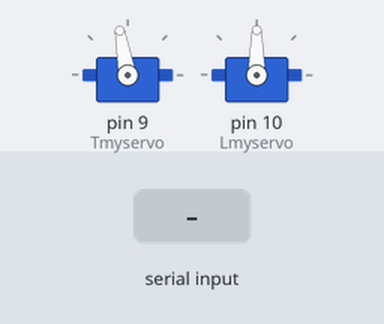
Simulated run of this sketch. Board: Arduino Uno, built with avr-gcc and run on an emulated ATmega328P. Shown: 2 × servo. Inputs (shaded band) come from the test bench.

Above: at 1.2 s.
1.3 s: "L90\n" received over Serial
At 2.1 s:
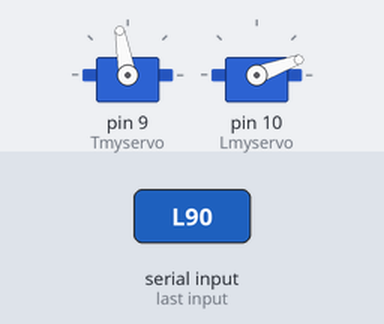
2.8 s: "L,45\n" received over Serial
At 3.3 s:
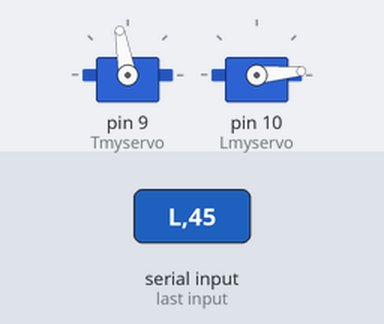
4.3 s: "T90\n" received over Serial
At 5.5 s:
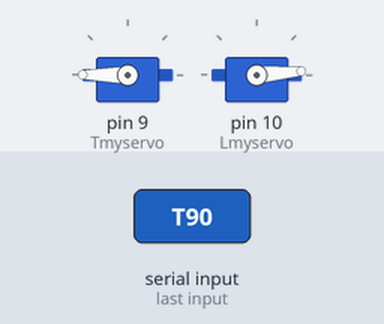
5.8 s: "T,45\n" received over Serial
At 6.8 s:
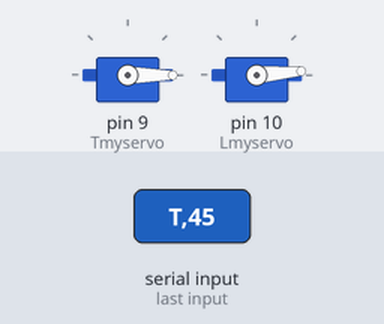
7.3 s: "L90\n" received over Serial
At 7.8 s:
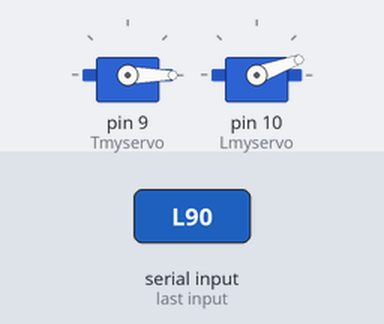
8.8 s: "L" received over Serial
At 9.8 s:
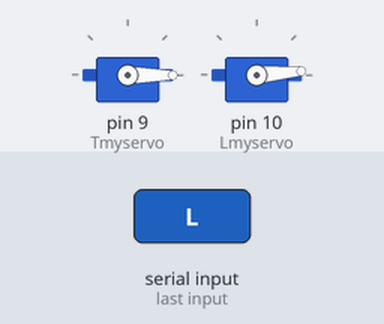
Timing chart, 0 to 11.3 s (numbered marks = the images above; inputs shaded):
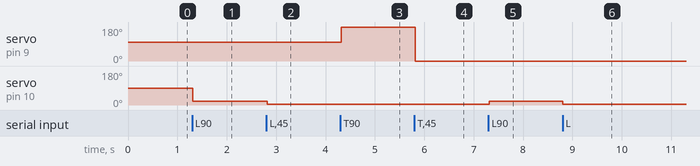

Measured:
- after the input at 1.3 s, servo on pin 10 (Lmyservo): 90° → 20° at once
- after the input at 2.8 s, servo on pin 10 (Lmyservo): 20° → 5° at once
- after the input at 4.3 s, servo on pin 9 (Tmyservo): 100° → 180° at once
- after the input at 5.8 s, servo on pin 9 (Tmyservo): 180° → 0° at once
- after the input at 7.3 s, servo on pin 10 (Lmyservo): 5° → 20° at once
- after the input at 8.8 s, servo on pin 10 (Lmyservo): 20° → 5° at once

The sketch:

receiver.ino
```cpp
#include <Servo.h>

String xBeeString;
float numero  = 0;
int pos  = 0;
Servo Lmyservo;
Servo Tmyservo;
void setup()
{


  Serial.begin(9600);
  Tmyservo.attach(9);
  Lmyservo.attach(10);
  Tmyservo.write(100);
}

void loop()
{
ReceiveText ();
WorkWithReceivedData ();
xBeeString ="";

}

void ReceiveText ()
{


  while (Serial.available()) {
    delay(3);  //delay to allow buffer to fill
    if (Serial.available() >0) {
      char c = Serial.read();  //gets one byte from serial buffer
      //Serial.print (c); //makes the string readString
      xBeeString += c;
    }


  }


  }


void WorkWithReceivedData ()
{
if (xBeeString[0]== 'L')
  {
    //Recibimos LUZ
    numero = xBeeString.substring(1).toFloat();
    pos = map (numero,0,1000,5,175);
    Lmyservo.write(pos);


  }
if (xBeeString[0]== 'T')
  {
    //Recibimos Temperatura
    numero = xBeeString.substring(1).toFloat();
    //Serial.println(numero);
    pos = map (numero,5,40,5,175);

    Tmyservo.write(pos);


  }


}
```
